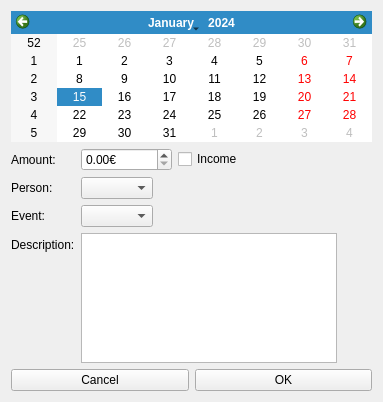
<?xml version="1.0" encoding="UTF-8"?>
<ui version="4.0">
 <class>AddTicket</class>
 <widget class="QDialog" name="AddTicket">
  <property name="geometry">
   <rect>
    <x>0</x>
    <y>0</y>
    <width>383</width>
    <height>402</height>
   </rect>
  </property>
  <property name="windowTitle">
   <string>Dialog</string>
  </property>
  <layout class="QVBoxLayout" name="verticalLayout">
   <item>
    <widget class="QCalendarWidget" name="date">
     <property name="gridVisible">
      <bool>false</bool>
     </property>
     <property name="horizontalHeaderFormat">
      <enum>QCalendarWidget::NoHorizontalHeader</enum>
     </property>
     <property name="navigationBarVisible">
      <bool>true</bool>
     </property>
     <property name="dateEditEnabled">
      <bool>true</bool>
     </property>
    </widget>
   </item>
   <item>
    <layout class="QFormLayout" name="formLayout">
     <property name="fieldGrowthPolicy">
      <enum>QFormLayout::FieldsStayAtSizeHint</enum>
     </property>
     <item row="0" column="0">
      <widget class="QLabel" name="label_2">
       <property name="text">
        <string>Amount:</string>
       </property>
      </widget>
     </item>
     <item row="1" column="0">
      <widget class="QLabel" name="label_3">
       <property name="text">
        <string>Person:</string>
       </property>
      </widget>
     </item>
     <item row="1" column="1">
      <widget class="QComboBox" name="person"/>
     </item>
     <item row="2" column="0">
      <widget class="QLabel" name="label">
       <property name="text">
        <string>Event:</string>
       </property>
      </widget>
     </item>
     <item row="2" column="1">
      <widget class="QComboBox" name="event"/>
     </item>
     <item row="3" column="0">
      <widget class="QLabel" name="label_4">
       <property name="text">
        <string>Description:</string>
       </property>
      </widget>
     </item>
     <item row="3" column="1">
      <widget class="QTextEdit" name="misc"/>
     </item>
     <item row="0" column="1">
      <layout class="QHBoxLayout" name="horizontalLayout_2">
       <item>
        <widget class="QDoubleSpinBox" name="amount">
         <property name="suffix">
          <string>€</string>
         </property>
         <property name="maximum">
          <double>999999999.000000000000000</double>
         </property>
        </widget>
       </item>
       <item>
        <widget class="QCheckBox" name="isIncome">
         <property name="text">
          <string>Income</string>
         </property>
        </widget>
       </item>
      </layout>
     </item>
    </layout>
   </item>
   <item>
    <layout class="QHBoxLayout" name="horizontalLayout">
     <item>
      <widget class="QPushButton" name="cancel">
       <property name="text">
        <string>Cancel</string>
       </property>
       <property name="autoDefault">
        <bool>false</bool>
       </property>
      </widget>
     </item>
     <item>
      <widget class="QPushButton" name="ok">
       <property name="text">
        <string>OK</string>
       </property>
       <property name="shortcut">
        <string>Return</string>
       </property>
       <property name="autoDefault">
        <bool>false</bool>
       </property>
       <property name="default">
        <bool>false</bool>
       </property>
      </widget>
     </item>
    </layout>
   </item>
  </layout>
 </widget>
 <resources/>
 <connections/>
</ui>
